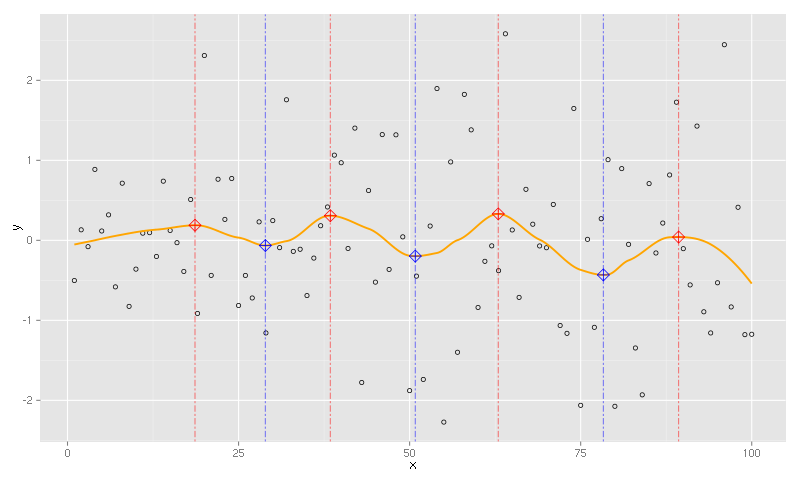

The script that saved this image:
library(ggplot2)

set.seed(1)
mydf <- data.frame(x=1:100, y=rnorm(100))
ret <- loess(y~x, data=mydf, span=0.3)

newX=seq(1,100,0.1)
ret_p <- data.frame(x=newX, y=predict(ret, newdata=data.frame(x=newX)))
myborders_max <- newX[which(as.integer(diff(diff(ret_p$y)>0))<0L)+1]
len=length(myborders_max)
myborders_max <- (myborders_max[1:len-1]+myborders_max[2:len])/2

myp <- sapply(as.data.frame(rbind(c(0,myborders_max), c(myborders_max,100))),
              function(k){
                optimize(f=function(x){predict(ret, newdata=data.frame(x))},
                         maximum=TRUE, interval=k)})
myp=as.data.frame(t(myp))
names(myp) <- c("x", "y")
myp$x=as.numeric(myp$x)
myp$y=as.numeric(myp$y)

myborders_min <- newX[which(as.integer(diff(diff(ret_p$y)>0))>0L)+1]
len=length(myborders_min)
myborders_min <- (myborders_min[1:len-1]+myborders_min[2:len])/2

myp2 <- sapply(as.data.frame(rbind(c(0,myborders_min), c(myborders_min,100))),
              function(k){
                optimize(f=function(x){predict(ret, newdata=data.frame(x))},
                         maximum=FALSE, interval=k)})
myp2=as.data.frame(t(myp2))
names(myp2) <- c("x", "y")
myp2$x=as.numeric(myp2$x)
myp2$y=as.numeric(myp2$y)


png("search.png", width=800)
ggplot(mydf) + geom_point(aes(x,y), shape=1) +
  geom_line(aes(x,y), data=ret_p, colour="orange", size=0.9) +
  geom_point(aes(x,y), size=4, shape=9, data=myp, color="red") +
  geom_point(aes(x,y), size=4, shape=9, data=myp2, color="blue") +
  geom_vline(aes(xintercept=x), data=myp, color="red",alpha=0.5, linetype="twodash") +
  geom_vline(aes(xintercept=x), data=myp2, color="blue2", alpha=0.5, linetype="dashed") 
dev.off()

system("feh search.png")
